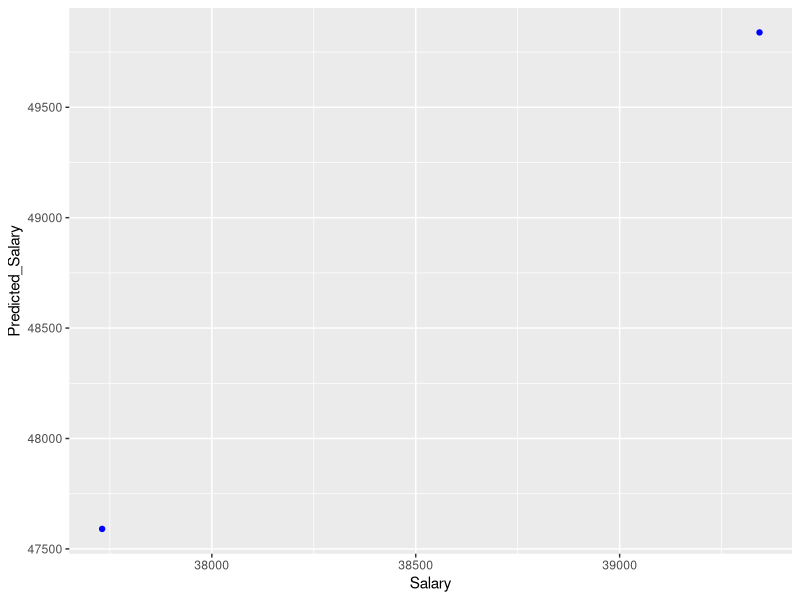

Write the R code that produced this figure.
# MULTIPLE LINEAR REGRESSION

library(caTools)
library(ggplot2)

data <- data.frame(
Years_Exp = c(1.1,1.3,1.5,2.0,2.2),
Education_Level = c(12,12,14,16,16),
Salary = c(39343,46205,37731,43525,39891)
)

split <- sample.split(data$Salary,
SplitRatio = 0.7)

trainingset <- subset(data, split == TRUE)

testset <- subset(data, split == FALSE)

mlr_model <- lm(
Salary ~ Years_Exp + Education_Level,
data = trainingset
)

summary(mlr_model)

new_data <- data.frame(
Years_Exp = c(4.0,4.5),
Education_Level = c(16,18)
)

predict(mlr_model, newdata = new_data)

testset$Predicted_Salary <-
predict(mlr_model, newdata = testset)

ggplot(testset,
aes(x = Salary,
y = Predicted_Salary)) +

geom_point(color='blue') +

geom_abline(intercept = 0,
slope = 1,
color='red')
